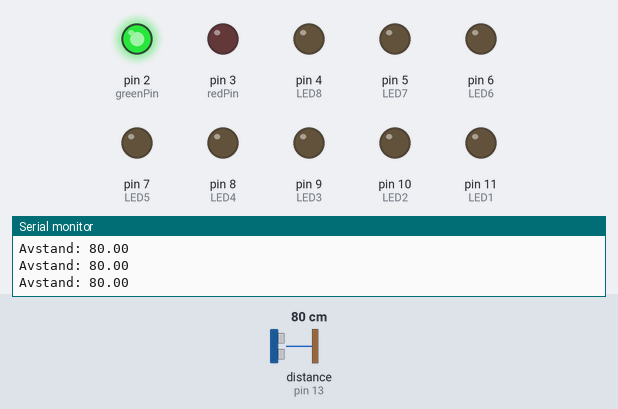
The sketch below on a simulated Arduino Uno, built with avr-gcc and run on an emulated ATmega328P. Shown: output pins drawn as LEDs (lit = HIGH), the last lines printed to the serial monitor. Wiring (inferred from the names in the program): ultrasonic range finder: trigger pin 12; echo pin 13. Inputs (shaded band) come from the test bench; at power-on: distance to the obstacle (sensor on pin 13) 80 cm. The echo pulse lasts 58.3 µs per cm; pins used as bus, display or sensor lines are not drawn.

Above: at 1.2 s.
1.3 s: distance to the obstacle (sensor on pin 13) set to 42 cm
4.3 s: distance to the obstacle (sensor on pin 13) set to 37 cm
At 5.8 s:
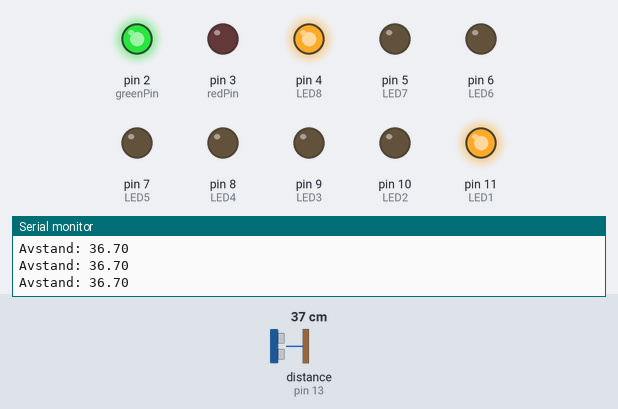
6.1 s: distance to the obstacle (sensor on pin 13) set to 33 cm
7.6 s: distance to the obstacle (sensor on pin 13) set to 27 cm
At 8.8 s:
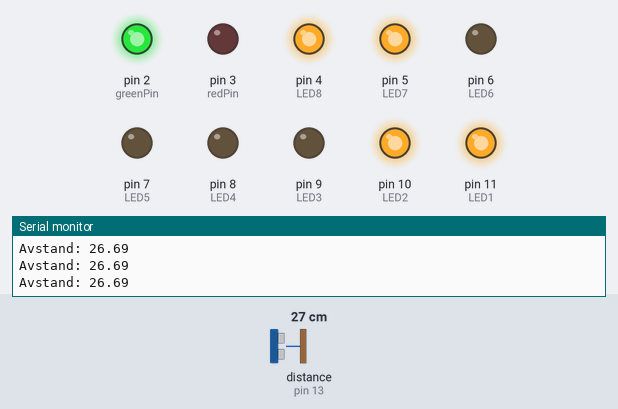
9.4 s: distance to the obstacle (sensor on pin 13) set to 18 cm
12.4 s: distance to the obstacle (sensor on pin 13) set to 13 cm
At 13.3 s:
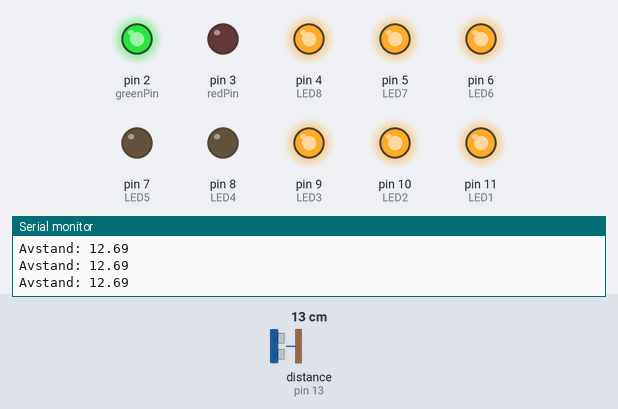
Timing chart, 0 to 15.3 s (numbered marks = the images above; inputs shaded):
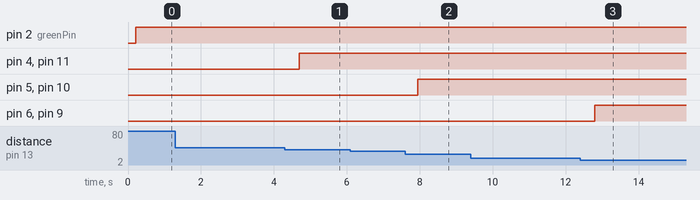

Measured:
- the behaviour switches between 40 and 39 cm on distance to the obstacle (sensor on pin 13) (found by bisection; images 0 and 1)
- the behaviour switches between 31 and 30 cm on distance to the obstacle (sensor on pin 13) (found by bisection; images 1 and 2)
- the behaviour switches between 16 and 15 cm on distance to the obstacle (sensor on pin 13) (found by bisection; images 2 and 3)
- after the input at 4.3 s, pin 4 (LED8), pin 11 (LED1): LOW → HIGH after 0.40 s
- after the input at 7.6 s, pin 5 (LED7), pin 10 (LED2): LOW → HIGH after 0.35 s
- after the input at 12.4 s, pin 6 (LED6), pin 9 (LED3): LOW → HIGH after 0.40 s

The sketch:

Parking-System.ino
```cpp
const int trig = 12;
const int echo = 13;

const int redPin = 3;
const int greenPin = 2;
const int bluePin = 1;

const int LED1 = 11;
const int LED2 = 10;
const int LED3 = 9;
const int LED4 = 8;
const int LED5 = 7;
const int LED6 = 6;
const int LED7 = 5;
const int LED8 = 4;

float duration;
float distance;
bool withinRange = false;
unsigned long withinRangeTimer = 0;
const int rangeThreshold = 90;
const unsigned long offDelay = 5000;

void setup()
{
  pinMode(trig , OUTPUT);
  pinMode(echo , INPUT);

  pinMode(redPin, OUTPUT);
  pinMode(greenPin, OUTPUT);
  pinMode(bluePin, OUTPUT);

  pinMode(LED1 , OUTPUT);
  pinMode(LED2 , OUTPUT);
  pinMode(LED3 , OUTPUT);
  pinMode(LED4 , OUTPUT);
  pinMode(LED5 , OUTPUT);
  pinMode(LED6 , OUTPUT);
  pinMode(LED7 , OUTPUT);
  pinMode(LED8 , OUTPUT);

  Serial.begin(9600);

}

 void setColor(int R, int G, int B) {
  analogWrite(redPin,   R);
  analogWrite(greenPin, G);
  analogWrite(bluePin,  B);
  }

void loop()
{
  digitalWrite(trig, LOW);
  delayMicroseconds(2);
  digitalWrite(trig, HIGH);
  delayMicroseconds(10);
  digitalWrite(trig, LOW);

  duration = pulseIn(echo, HIGH);
  distance = (duration * 0.0343) / 2;

  Serial.print("Avstand: ");
  Serial.println(distance);
  delay(200);

  digitalWrite(LED1, LOW);
  digitalWrite(LED2, LOW);
  digitalWrite(LED3, LOW);
  digitalWrite(LED4, LOW);
  digitalWrite(LED5, LOW);
  digitalWrite(LED6, LOW);
  digitalWrite(LED7, LOW);
  digitalWrite(LED8, LOW);


  if ( distance <= 5 ) {
    digitalWrite(LED5, HIGH);
    digitalWrite(LED4, HIGH);
  }
  else {
    digitalWrite(LED5, LOW);
    digitalWrite(LED4, LOW);
  }


  if ( distance <= 15 ) {
    digitalWrite(LED6, HIGH);
    digitalWrite(LED3, HIGH);
  }
  else {
    digitalWrite(LED6, LOW);
    digitalWrite(LED3, LOW);
  }


  if ( distance <= 30 ){
    digitalWrite(LED7, HIGH);
    digitalWrite(LED2, HIGH);
  }
  else {
    digitalWrite(LED7, LOW);
    digitalWrite(LED2, LOW);
  }


  if ( distance <= 40 ) {
    digitalWrite(LED8, HIGH);
    digitalWrite(LED1, HIGH);
  }
  else {
    digitalWrite(LED8, LOW);
    digitalWrite(LED1, LOW);
  }


  if (distance <=5) {
    setColor(255, 0, 0);
  }
  else if (distance >= 40) {
    setColor(0, 255, 0);
  }

}
```
